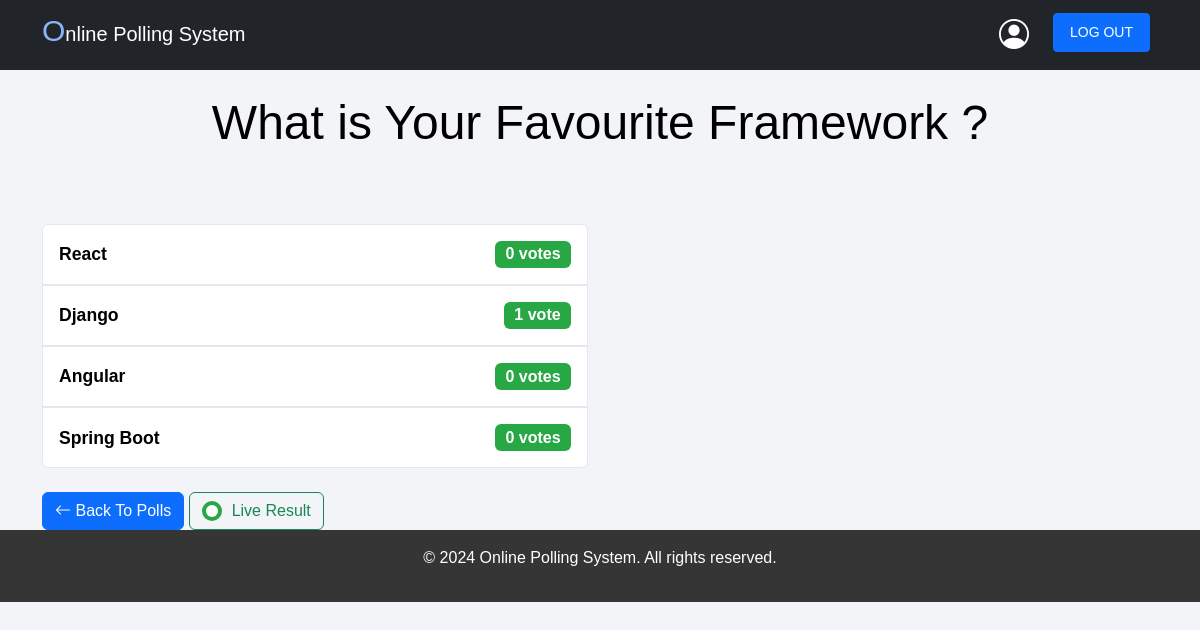
The app's page /polls/5/results/ (signed in), older data.
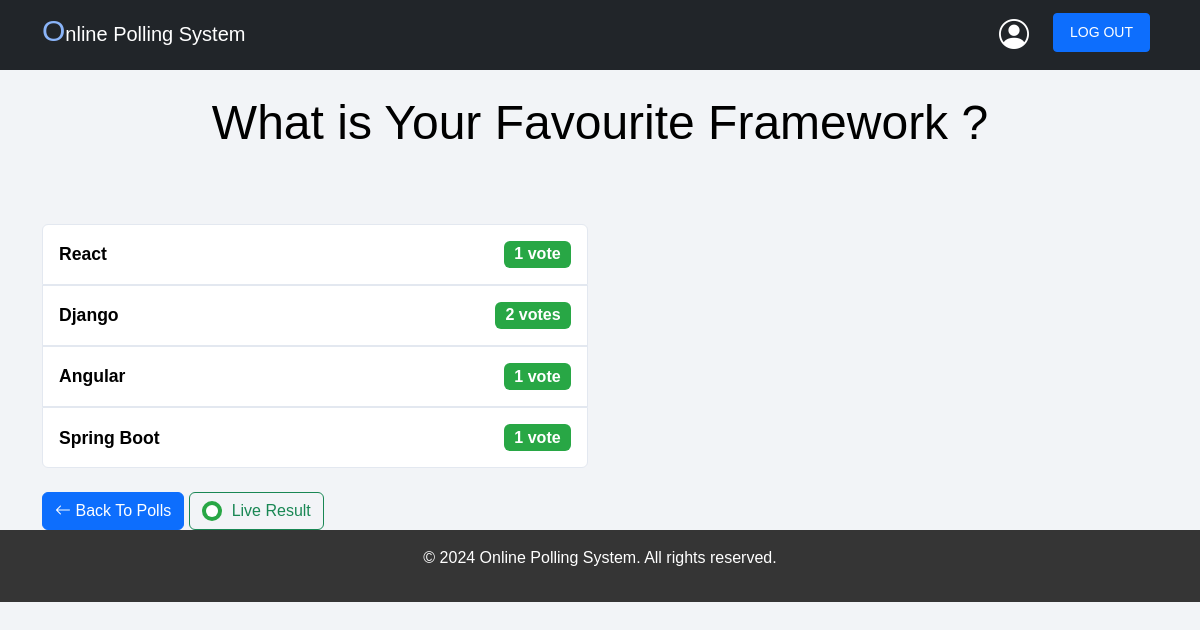
The same page, newer data.
### polls/models.py (models this page shows, shortened)
class Question(models.Model):
    question_text = models.CharField(max_length=200)
    pub_date = models.DateTimeField('date published')

class Choice(models.Model):
    question = models.ForeignKey(Question, on_delete=models.CASCADE)
    choice_text = models.CharField(max_length=200)
    votes = models.IntegerField(default=0)

### polls/views.py (the view)
# urls.py: path('<int:question_id>/results/', views.results, name='results'),
@login_required
def results(request, question_id):
    question = Question.objects.filter(pk=question_id).first()
    if question is None:
        return render(request, 'polls/error.html', {'error_message': 'Question not found'}, status=404)
    user_vote = UserVote.objects.filter(user=request.user, question=question).first()
    context = {
        'question': question,
        'user_vote_count': user_vote.vote_count if user_vote else 0,
    }
    return render(request, 'polls/results.html', context)

### templates/polls/results.html (shortened to what this page needs)
{% extends 'base.html' %}
{% block content %}
<h2 class="mt-4 mb-4 text-center display-5" style="color: black;">{{ question.question_text }}</h2>
<div class="container">
    <div class="row">
        <div class="col-12 col-md-6">
            <ul class="list-group mt-5">
                {% for choice in question.choice_set.all %}
                    <li class="list-group-item d-flex justify-content-between align-items-center p-3"
                        style="border: 1px solid #E3E8F0; background-color: #ffffff;">
                        <span style="font-weight: 600; font-size: 1.1rem; color: #000000;">
                            {{ choice.choice_text }}
                        </span>
                        <span class="badge" style="background-color: #28A745; color: white; font-size: 1rem;">
                            {{ choice.votes }} vote{{ choice.votes | pluralize }}
                        </span>
                    </li>
                {% endfor %}
            </ul>
            <div class="mt-4">
                <a class="btn btn-primary" href="{% url 'polls:index' %}">
                    <i class="bi bi-arrow-left"></i> Back To Polls
                </a>
                <button class="btn btn-outline-success" style="display: inline-flex; align-items: center; pointer-events: none; cursor: default;">
                    <div style="border-radius: 50%; width: 20px; height: 20px; background-color: #28A745; margin-right: 10px; position: relative;">
                        <div style="width: 12px; height: 12px; background-color: white; border-radius: 50%; position: absolute; top: 4px; left: 4px;"></div>
                    </div>
                    Live Result
                </button>
            </div>
        </div>
        <div class="col-12 col-md-6">
        </div>
    </div>
</div>
{% endblock %}

### templates/base.html (shortened to what this page needs)
{% load static %}
<!DOCTYPE html>
<html lang="en">
  <head>
    <link rel="stylesheet" href="{% static 'css/style.css' %}">
    <link href="https://cdn.jsdelivr.net/npm/bootstrap@5.3.0-alpha3/dist/css/bootstrap.min.css" rel="stylesheet">
    <link rel="stylesheet" href="https://cdnjs.cloudflare.com/ajax/libs/bootstrap-icons/1.10.5/font/bootstrap-icons.min.css">
</head>
  <body>
    {% include 'partials/_navbar.html' %}
          {% block content %}{% endblock %}
          <footer class="text-center text-white p-3" style="background-color: #353535;">
            <p>&copy; 2024 Online Polling System. All rights reserved.</p>
        </footer>
  </body>
</html>

### templates/partials/_navbar.html (shortened to what this page needs)
<nav class="navbar navbar-expand-lg navbar-dark bg-dark">
    <div class="container">
        <a class="navbar-brand h3" href="/" style="color: #FFFFFF;">
            <span style="font-size: 30px;">O</span>nline Polling System
        </a>
        <div class="collapse navbar-collapse" id="navbarNav">
            <ul class="navbar-nav navbar-end">
                {% if user.is_authenticated %}
                <li class="nav-item">
                    <a href="/profile" class="navbar-brand profile-icon">
                        <i class="bi bi-person-circle" style="font-size: 30px;"></i>
                    </a>
                </li>
                <li class="nav-item">
                    <form method="POST" action="{% url 'logout' %}" style="display: inline;">
                        <button type="submit" class="btn btn-primary btn-sm mx-2" style="padding: 0.5rem 1rem;">
                            LOG OUT
                        </button>
                    </form>
                </li>
                {% endif %}
            </ul>
        </div>
    </div>
</nav>

### static/css/style.css (style rules this page uses)
body { color: rgb(2, 12, 22); }

### templates/base.html (style rules this page uses)
body { background:#F2F4F7; font-family: 'Arial', sans-serif; }
footer { bottom: 0; width: 100%; }
body { min-height: 100vh; margin: 0; color: #ffffff; }
.navbar { background-color: #1c2833; }

### templates/partials/_navbar.html (style rules this page uses)
.navbar { background-color: #353535; }
.navbar-brand span { color: #8AB4F8; }
.navbar-end { margin-left: auto; }

Row changes from the older to the newer data that the page shows:
changed Choice "React": votes "0" → "1"; votes|pluralize "s" → (not shown)
changed Choice "Django": votes "1" → "2"; votes|pluralize (not shown) → "s"
changed Choice "Angular": votes "0" → "1"; votes|pluralize "s" → (not shown)
changed Choice "Spring Boot": votes "0" → "1"; votes|pluralize "s" → (not shown)
